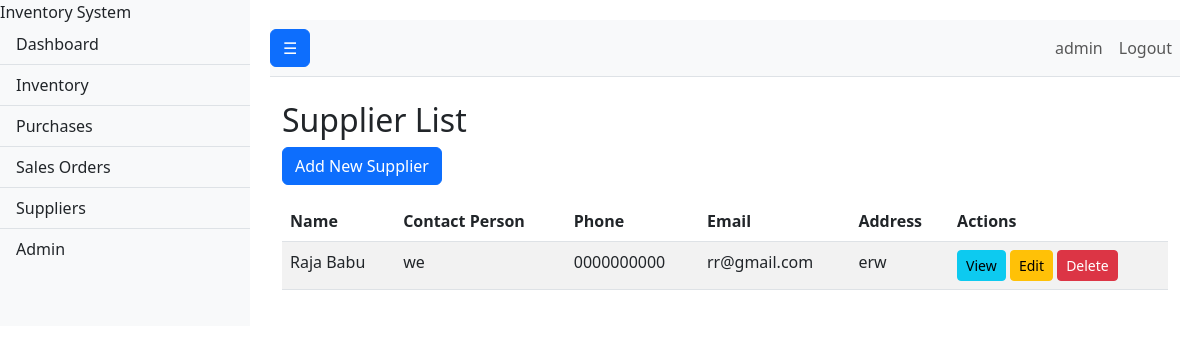
Page /suppliers/ (signed in) on the committed database.
### inventory/models.py (models this page shows, shortened)
class Supplier(models.Model):
    name = models.CharField(max_length=100)
    contact_person = models.CharField(max_length=100, blank=True, null=True)
    phone = models.CharField(max_length=20, blank=True, null=True)
    email = models.EmailField(blank=True, null=True)
    address = models.CharField(max_length=255, blank=True, null=True)
    created_at = models.DateTimeField(auto_now_add=True)
    updated_at = models.DateTimeField(auto_now=True)

### inventory/views.py (the view)
# urls.py: path('suppliers/', views.supplier_list, name='supplier_list'),
@login_required
def supplier_list(request):
    suppliers = Supplier.objects.all()
    return render(request, 'inventory/supplier_list.html', {'suppliers': suppliers})

### inventory/templates/inventory/supplier_list.html
{% extends 'inventory/base.html' %}
{% block content %}
    <h2>Supplier List</h2>
    <a href="{% url 'inventory:add_supplier' %}" class="btn btn-primary mb-3">Add New Supplier</a>
    <table class="table table-striped">
        <thead>
            <tr>
                <th>Name</th>
                <th>Contact Person</th>
                <th>Phone</th>
                <th>Email</th>
                <th>Address</th>
                <th>Actions</th>
            </tr>
        </thead>
        <tbody>
            {% for supplier in suppliers %}
                <tr>
                    <td>{{ supplier.name }}</td>
                    <td>{{ supplier.contact_person }}</td>
                    <td>{{ supplier.phone }}</td>
                    <td>{{ supplier.email }}</td>
                    <td>{{ supplier.address }}</td>
                    <td>
                        <a href="#" class="btn btn-sm btn-info">View</a>
                        <a href="#" class="btn btn-sm btn-warning">Edit</a>
                        <a href="#" class="btn btn-sm btn-danger">Delete</a>
                    </td>
                </tr>
            {% empty %}
                <tr>
                    <td colspan="6">No suppliers available.</td>
                </tr>
            {% endfor %}
        </tbody>
    </table>
{% endblock %}

### inventory/templates/inventory/base.html (shortened to what this page needs)
{% load static %}
<!DOCTYPE html>
<html lang="en">
<head>
    <link href="https://cdn.jsdelivr.net/npm/bootstrap@5.3.0/dist/css/bootstrap.min.css" rel="stylesheet">
    <link rel="stylesheet" href="{% static 'inventory/css/styles.css' %}">
</head>
<body>
    <div class="d-flex" id="wrapper">
        <div class="bg-light border-right" id="sidebar-wrapper">
            <div class="sidebar-heading">Inventory System</div>
            <div class="list-group list-group-flush">
                <a href="{% url 'inventory:dashboard' %}" class="list-group-item list-group-item-action bg-light">Dashboard</a>
                <a href="{% url 'inventory:inventory_list' %}" class="list-group-item list-group-item-action bg-light">Inventory</a>
                <a href="{% url 'inventory:purchase_list' %}" class="list-group-item list-group-item-action bg-light">Purchases</a>
                <a href="{% url 'inventory:sales_order_list' %}" class="list-group-item list-group-item-action bg-light">Sales Orders</a>
                <a href="{% url 'inventory:supplier_list' %}" class="list-group-item list-group-item-action bg-light">Suppliers</a>
                <a href="/admin/" class="list-group-item list-group-item-action bg-light">Admin</a>
            </div>
        </div>
        <div id="page-content-wrapper">
            <nav class="navbar navbar-expand-lg navbar-light bg-light border-bottom">
                <button class="btn btn-primary" id="menu-toggle">☰</button>
                <div class="collapse navbar-collapse" id="navbarSupportedContent">
                    <ul class="navbar-nav ms-auto mt-2 mt-lg-0">
                        {% if user.is_authenticated %}
                            <li class="nav-item">
                                <a class="nav-link" href="#">{{ user.username }}</a>
                            </li>
                            <li class="nav-item">
                                <a class="nav-link" href="{% url 'admin:logout' %}">Logout</a>
                            </li>
                        {% else %}
                            <li class="nav-item">
                                <a class="nav-link" href="{% url 'admin:login' %}">Login</a>
                            </li>
                        {% endif %}
                    </ul>
                </div>
            </nav>
            <div class="container-fluid mt-4">
                {% block content %}{% endblock %}
            </div>
        </div>
    </div>
</body>
</html>

### inventory/static/inventory/css/styles.css (style rules this page uses)
#wrapper { display: flex; align-items: stretch; }
#sidebar-wrapper { min-width: 250px; max-width: 250px; }
#page-content-wrapper { width: 100%; padding: 20px; }
#menu-toggle { margin-right: 10px; }

### rows in the picture
Supplier: name "Raja Babu", contact_person "we", phone "0000000000", email "rr@gmail.com", address "erw"

### other values in the picture
{{ user.username }} "admin"
